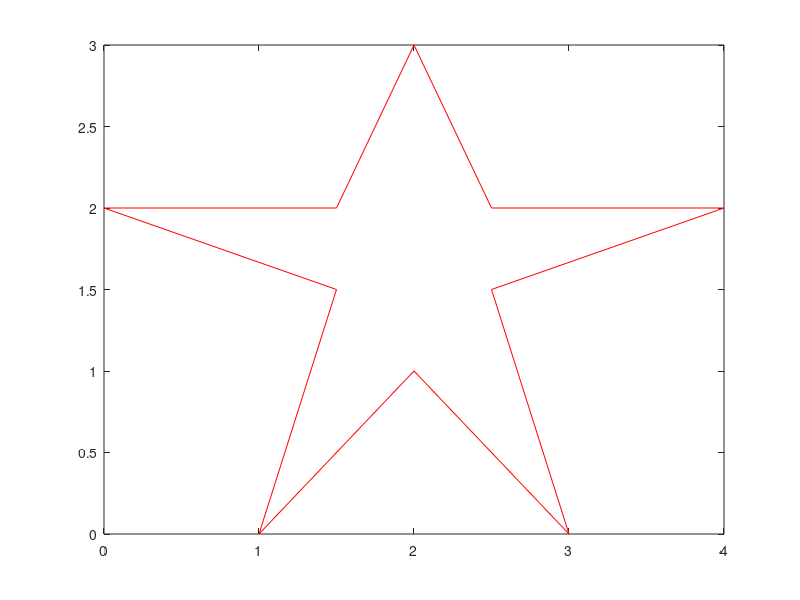

Write MATLAB code to recreate this figure.
function [x, y] = Task2function()
    x = [0 1.5 2 2.5 4 2.5 3 2 1 1.5 0];
    y = [2 2 3 2 2 1.5 0 1 0 1.5 2];
    plot(x, y, 'r');
end